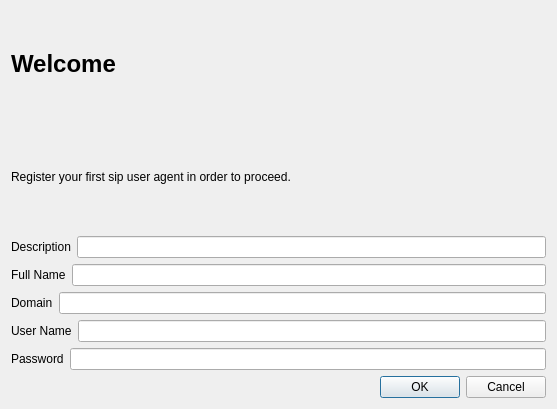
<?xml version="1.0" encoding="UTF-8"?>
<ui version="4.0">
 <class>guide</class>
 <widget class="QDialog" name="guide">
  <property name="geometry">
   <rect>
    <x>0</x>
    <y>0</y>
    <width>557</width>
    <height>409</height>
   </rect>
  </property>
  <property name="windowTitle">
   <string>Start Guide</string>
  </property>
  <layout class="QVBoxLayout" name="verticalLayout">
   <item>
    <widget class="QLabel" name="label_6">
     <property name="text">
      <string>&lt;h1&gt;Welcome&lt;/h1&gt;</string>
     </property>
     <property name="textFormat">
      <enum>Qt::RichText</enum>
     </property>
    </widget>
   </item>
   <item>
    <widget class="QLabel" name="label_7">
     <property name="text">
      <string>Register your first sip user agent in order to proceed.</string>
     </property>
    </widget>
   </item>
   <item>
    <layout class="QHBoxLayout" name="horizontalLayout_2">
     <item>
      <widget class="QLabel" name="label">
       <property name="text">
        <string>Description</string>
       </property>
      </widget>
     </item>
     <item>
      <widget class="QLineEdit" name="descriptionEdit"/>
     </item>
    </layout>
   </item>
   <item>
    <layout class="QHBoxLayout" name="horizontalLayout_3">
     <item>
      <widget class="QLabel" name="label_2">
       <property name="text">
        <string>Full Name</string>
       </property>
      </widget>
     </item>
     <item>
      <widget class="QLineEdit" name="nameEdit"/>
     </item>
    </layout>
   </item>
   <item>
    <layout class="QHBoxLayout" name="horizontalLayout_4">
     <item>
      <widget class="QLabel" name="label_3">
       <property name="text">
        <string>Domain</string>
       </property>
      </widget>
     </item>
     <item>
      <widget class="QLineEdit" name="domainEdit"/>
     </item>
    </layout>
   </item>
   <item>
    <layout class="QHBoxLayout" name="horizontalLayout_5">
     <item>
      <widget class="QLabel" name="label_4">
       <property name="text">
        <string>User Name</string>
       </property>
      </widget>
     </item>
     <item>
      <widget class="QLineEdit" name="usernameEdit"/>
     </item>
    </layout>
   </item>
   <item>
    <layout class="QHBoxLayout" name="horizontalLayout_6">
     <item>
      <widget class="QLabel" name="label_5">
       <property name="text">
        <string>Password</string>
       </property>
      </widget>
     </item>
     <item>
      <widget class="QLineEdit" name="passwordEdit"/>
     </item>
    </layout>
   </item>
   <item>
    <widget class="QDialogButtonBox" name="buttonBox">
     <property name="orientation">
      <enum>Qt::Horizontal</enum>
     </property>
     <property name="standardButtons">
      <set>QDialogButtonBox::Cancel|QDialogButtonBox::Ok</set>
     </property>
    </widget>
   </item>
  </layout>
 </widget>
 <resources/>
 <connections>
  <connection>
   <sender>buttonBox</sender>
   <signal>accepted()</signal>
   <receiver>guide</receiver>
   <slot>accept()</slot>
   <hints>
    <hint type="sourcelabel">
     <x>248</x>
     <y>254</y>
    </hint>
    <hint type="destinationlabel">
     <x>157</x>
     <y>274</y>
    </hint>
   </hints>
  </connection>
  <connection>
   <sender>buttonBox</sender>
   <signal>rejected()</signal>
   <receiver>guide</receiver>
   <slot>reject()</slot>
   <hints>
    <hint type="sourcelabel">
     <x>316</x>
     <y>260</y>
    </hint>
    <hint type="destinationlabel">
     <x>286</x>
     <y>274</y>
    </hint>
   </hints>
  </connection>
 </connections>
</ui>
